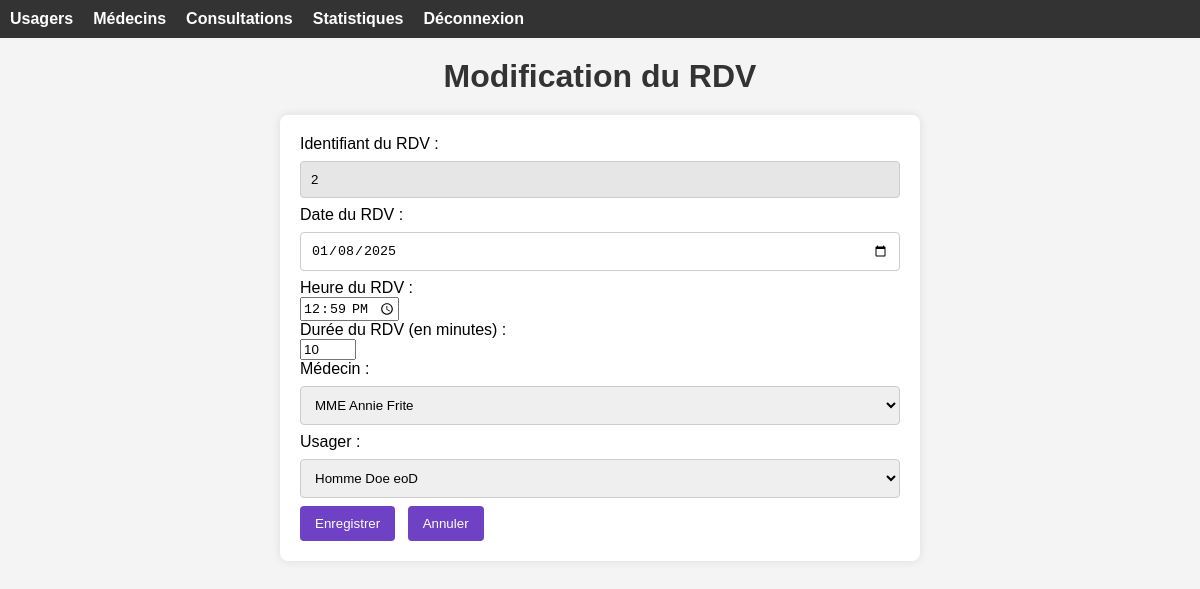
The page /ProjetCabinet/modifrdv.php?id=2 (signed in) on the database its author committed.
### tables this page shows
CREATE TABLE `rdv` (
  `Id_RDV` int(11) NOT NULL,
  `Dates` date NOT NULL,
  `Heure` time NOT NULL,
  `Durée` int(11) NOT NULL,
  `Id_Médecin` int(11) NOT NULL,
  `Id_Usager` int(11) NOT NULL
);

### ProjetCabinet/modifrdv.php (the view, shortened to what this page needs)
<!DOCTYPE html>
<html lang="en">
<head>
    <link rel="stylesheet" type="text/css" href="stylemousa.css">
</head>
<body>
<?php
include('authentification.php');
include('header.php');
?>
    <h1>Modification du RDV</h1>
    <?php
        if (isset($_GET['id'])) {
            $rdv_id = $_GET['id'];
            $sql = "SELECT * FROM rdv WHERE Id_RDV = :rdv_id";
            $stmt = $linkpdo->prepare($sql);
            $stmt->bindParam(':rdv_id', $rdv_id, PDO::PARAM_INT);
            $stmt->execute();
            $rdv_db = $stmt->fetch(PDO::FETCH_ASSOC);
            if ($rdv_db) {
                $date_plus1 = new DateTime();
                $date_plus1->modify('+1 year');
                $date_incrémenté = $date_plus1->format('Y-m-d');
                ?>
                <form method='GET' action=''>
                    Identifiant du RDV :
                    <br><input type='text' name='id' value='<?php echo $rdv_db["Id_RDV"];?>' readonly><br>
                    Date du RDV :
                    <br><input type='date' name='date' min='<?php echo date("Y-m-d")?>' max='<?=$date_incrémenté?>' value='<?php echo $rdv_db["Dates"]; ?>' required><br>
                    Heure du RDV :
                    <br><input type='time' name='heure' min="08:00" max="18:00" value='<?php echo $rdv_db["Heure"]; ?>' required><br>
                    Durée du RDV (en minutes) :
                    <br><input type='number' name='duree' min="5" max="50" value='<?php echo $rdv_db["Durée"]; ?>' required><br>
                    Médecin :
                    <br><select name='med'>
                        <?php
                        $sql_medecins = "SELECT Id_Médecin, Civilité, Nom, Prénom FROM médecin";
                        $stmt_medecins = $linkpdo->query($sql_medecins);
                        while ($row_medecin = $stmt_medecins->fetch()) {
                            $selected = ($row_medecin['Id_Médecin'] == $rdv_db['Id_Médecin']) ? 'selected' : '';
                            echo "<option value='" . $row_medecin['Id_Médecin'] . "' $selected>" . $row_medecin['Civilité'] . ' ' . $row_medecin['Nom'] . ' ' . $row_medecin['Prénom'] . "</option>";
                        }
                        ?>
                    </select><br>
                    Usager :
                    <br><select name='usager'>
                        <?php
                        $sql_usagers = "SELECT Id_Usager, Civilité, Nom, Prenom FROM usager";
                        $stmt_usagers = $linkpdo->query($sql_usagers);
                        while ($row_usager = $stmt_usagers->fetch()) {
                            $selected = ($row_usager['Id_Usager'] == $rdv_db['Id_Usager']) ? 'selected' : '';
                            echo "<option value='" . $row_usager['Id_Usager'] . "' $selected>" . $row_usager['Civilité'] . ' ' . $row_usager['Nom'] . ' ' . $row_usager['Prenom'] . "</option>";
                        }
                        ?>
                    </select><br>
                    <input type='submit' value='Enregistrer'>
                    <input type='button' value='Annuler' onclick='history.back()'>
                </form>
                <?php
            } else {
                echo "Le RDV n'existe pas dans la base de données.";
            }
        } else {
            echo "ID du RDV non spécifié.";
        }
    ?>
</body>
</html>

### ProjetCabinet/stylemousa.css (style rules this page uses)
body { font-family: Arial, sans-serif; background-color: #f4f4f4; margin: 0; }
h1 { text-align: center; margin: 20px 0; color: #333; }
input[name='id'] { background-color: rgb(230, 230, 230); cursor: not-allowed; }
form { max-width: 600px; margin: 20px auto; padding: 20px; background-color: #fff; box-shadow: 0 0 10px rgba(0, 0, 0, 0.1); border-radius: 8px; }
input[type="text"], input[type="date"], select { width: 100%; padding: 10px; margin: 8px 0; display: inline-block; border: 1px solid #ccc; box-sizing: border-box; border-radius: 4px; }
input[type="submit"], input[type="button"] { background-color: rgb(111, 65, 197); color: #fff; padding: 10px 15px; border: none; border-radius: 4px; cursor: pointer; margin-right: 8px; }
select { padding: 10px; }
h1 { text-align: center; color: #333; }

### ProjetCabinet/header.css (style rules this page uses)
body { font-family: Arial, sans-serif; margin: 0; padding: 0; }

### rows shown on the page
rdv: id "2", date "01/08/2025", heure "12:59:00", duree "10"

### other values the page prints
form field med "MME Annie Frite"
form field usager "Homme Doe eoD"
